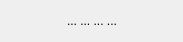
<?xml version="1.0" encoding="UTF-8"?>
<ui version="4.0">
 <class>MoreApps</class>
 <widget class="QWidget" name="MoreApps">
  <property name="geometry">
   <rect>
    <x>0</x>
    <y>0</y>
    <width>183</width>
    <height>38</height>
   </rect>
  </property>
  <property name="windowTitle">
   <string>Form</string>
  </property>
  <layout class="QHBoxLayout" name="horizontalLayout_2">
   <item>
    <spacer name="horizontalSpacer_2">
     <property name="orientation">
      <enum>Qt::Horizontal</enum>
     </property>
     <property name="sizeHint" stdset="0">
      <size>
       <width>40</width>
       <height>20</height>
      </size>
     </property>
    </spacer>
   </item>
   <item>
    <widget class="QLabel" name="loadingLabel">
     <property name="sizePolicy">
      <sizepolicy hsizetype="Maximum" vsizetype="Maximum">
       <horstretch>0</horstretch>
       <verstretch>0</verstretch>
      </sizepolicy>
     </property>
     <property name="text">
      <string>... ... ... ...</string>
     </property>
    </widget>
   </item>
   <item>
    <layout class="QHBoxLayout" name="horizontalLayout"/>
   </item>
   <item>
    <spacer name="horizontalSpacer">
     <property name="orientation">
      <enum>Qt::Horizontal</enum>
     </property>
     <property name="sizeHint" stdset="0">
      <size>
       <width>40</width>
       <height>20</height>
      </size>
     </property>
    </spacer>
   </item>
  </layout>
 </widget>
 <resources/>
 <connections/>
</ui>
